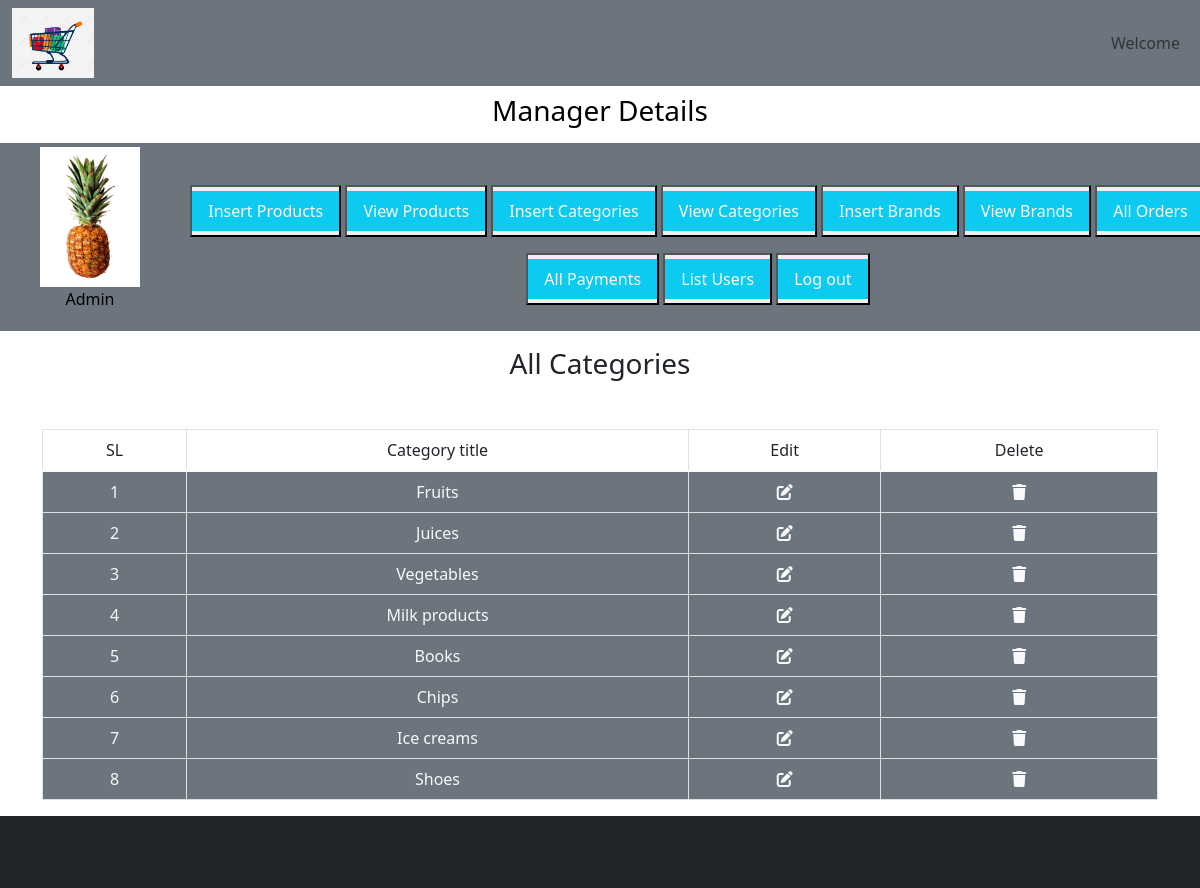
Page /webapp/admin_area/index.php?view_categories on the committed database.
### tables this page shows
CREATE TABLE `categories` (
  `categories_id` int(11) NOT NULL,
  `categories_title` varchar(100) NOT NULL
);

### webapp/admin_area/view_categories.php (the view, shortened to what this page needs)
<h3 class="text-center text-dark">All Categories</h3>
<table class="table table-bordered mt-5">
    <thead class="text-center">
        <tr>
            <td>SL</td>
            <td>Category title</td>
            <td>Edit</td>
            <td>Delete</td>
        </tr>
    </thead>
    <tbody class="bg-secondary text-light text-center">
        <?php
        $select_cat = "SELECT * FROM categories";
        $result = mysqli_query($con, $select_cat);
        $number = 0;
        while ($row = mysqli_fetch_assoc($result)) {
            $category_id = $row['categories_id'];
            $category_title = $row['categories_title'];
            $number++;
        ?>
        <tr>
            <td><?php echo $number; ?></td>
            <td><?php echo $category_title; ?></td>
            <td><a href='index.php?edit_category=<?php echo $category_id; ?>' class='text-light'><i
                        class='fa-solid fa-pen-to-square'></i></a></td>
            <td><a href='index.php?delete_category=<?php echo $category_id; ?>' type="button" class="text-light"
                    data-toggle="modal" data-target="#exampleModal"><i class='fa-solid fa-trash'></i></a></td>
        </tr>
        <?php
        } ?>
    </tbody>
</table>

### webapp/style.css (style rules this page uses)
* { margin: 0; padding: 0; box-sizing: border-box; }

### webapp/admin_area/index.php (style rules this page uses)
body { overflow-x: hidden; }

### rows in the picture
categories: categories_title "Fruits"
categories: categories_title "Juices"
categories: categories_title "Vegetables"
categories: categories_title "Milk products"
categories: categories_title "Books"
categories: categories_title "Chips"
categories: categories_title "Ice creams"
categories: categories_title "Shoes"
